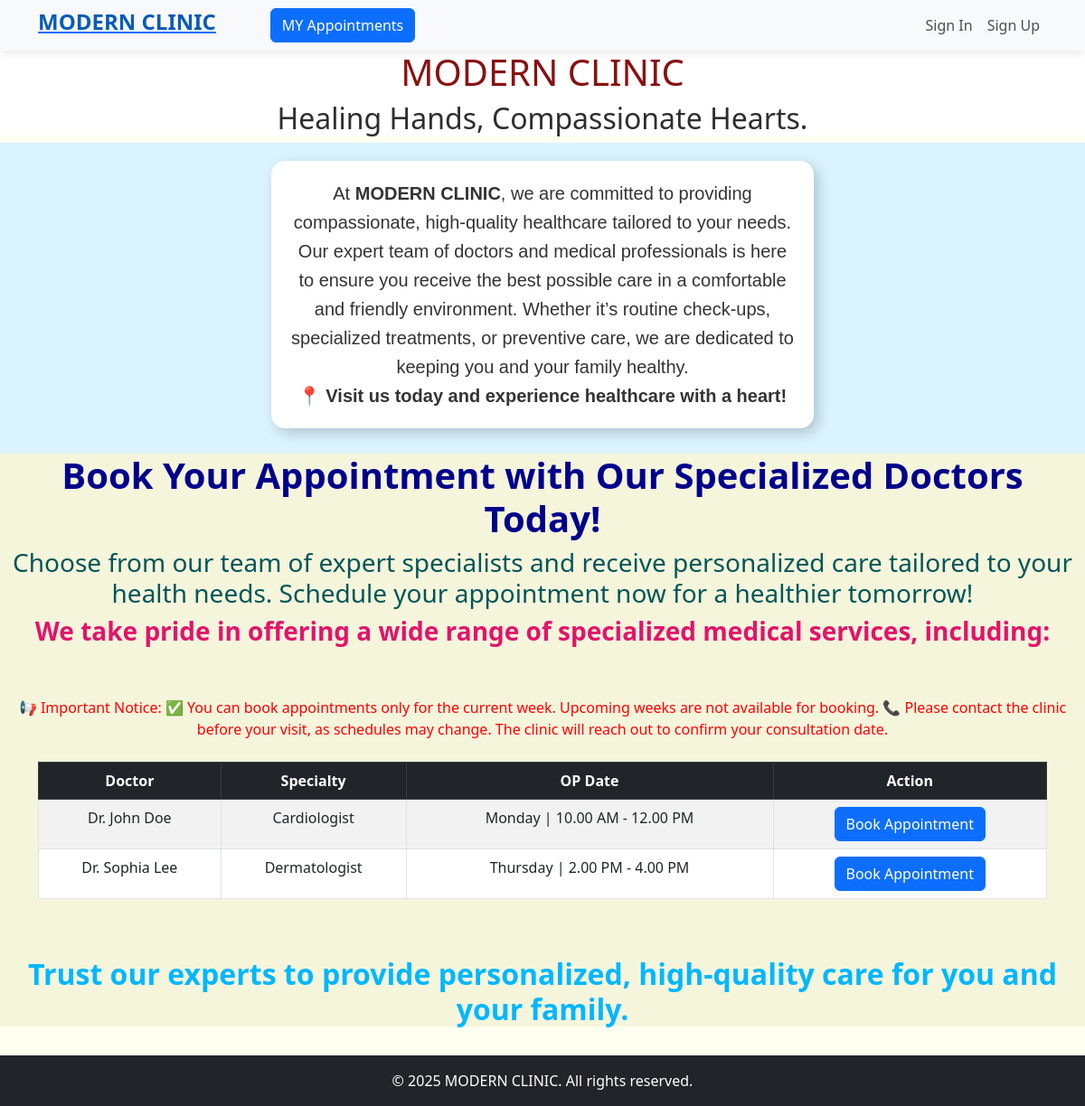
The app's page /, older data.
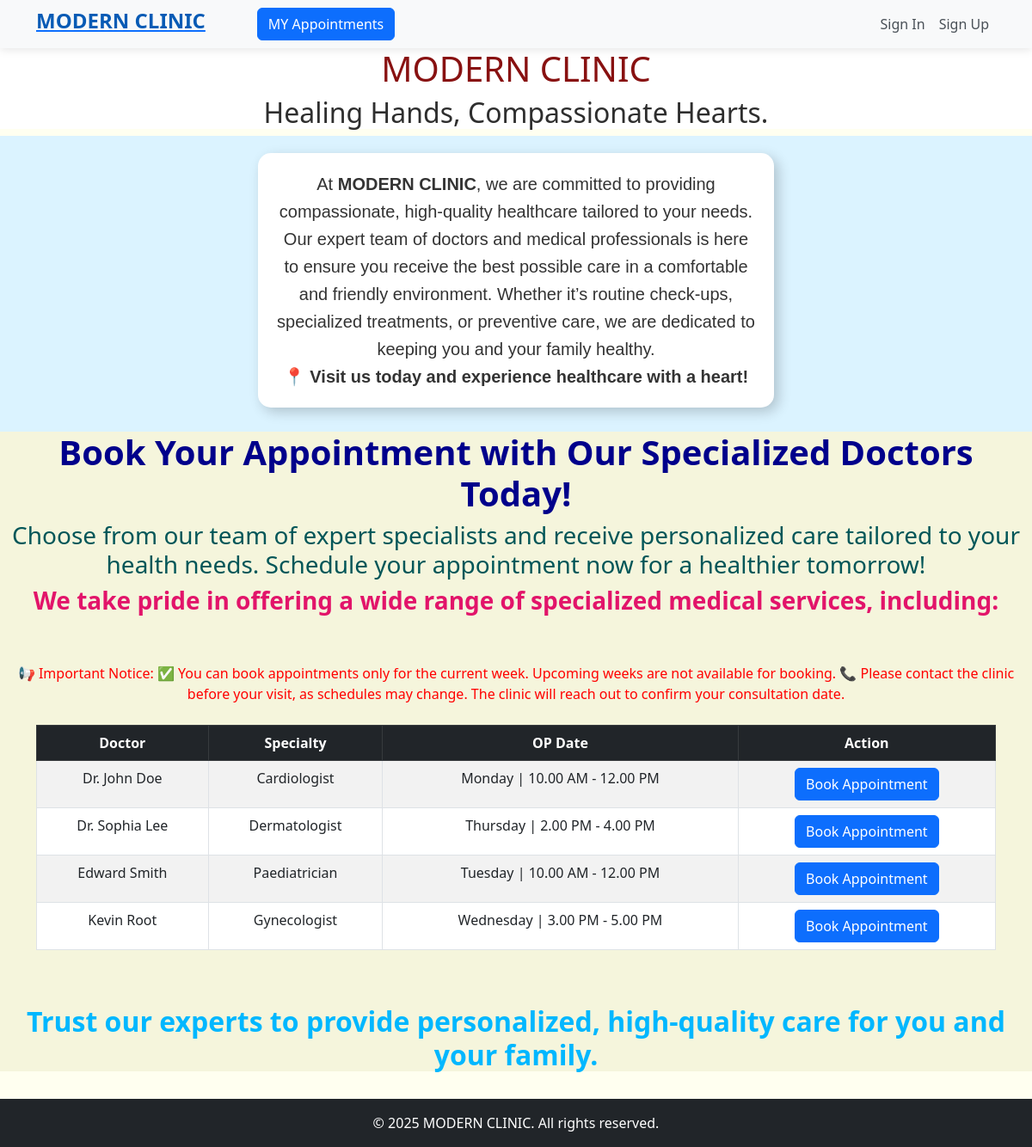
The same page, newer data.
### booking/models.py (models this page shows, shortened)
class TeamofDoctors(models.Model):
    name = models.CharField(max_length=50,null=True,blank=True)
    specialization = models.CharField(max_length=50,null=True,blank=True)
    op_date = models.CharField(max_length=250,null=True,blank=True)

### booking/views.py (the view)
# urls.py: path('',views.home,name="home"),
def home(request):
    data = TeamofDoctors.objects.all
    return render(request,"booking/home.html",{'data':data})

### booking/templates/booking/home.html (shortened to what the changed rows need)
<!DOCTYPE html>
<html lang="en">
<head>
    <link rel="stylesheet" href="https://cdn.jsdelivr.net/npm/bootstrap@5.3.0/dist/css/bootstrap.min.css">
     <link href="https://cdn.jsdelivr.net/npm/bootstrap@5.3.0/dist/css/bootstrap.min.css" rel="stylesheet">
</head>
<body style="background-color: ivory;">
    <div style="text-align: center;background-color: rgb(255, 255, 255);">
        <h1 style="color: rgb(136, 17, 17);">MODERN CLINIC</h1>
        <H2 style="color: rgb(46, 46, 46);font-family:inherit;">Healing Hands, Compassionate Hearts.</H2>
    </div>
    {% block content %}
    <div style="background-color: beige;text-align: center;">
       <h1 style="color: darkblue;"><strong>Book Your Appointment with Our Specialized Doctors Today!</strong></h1>
        <h3 style="color:rgb(226, 20, 106)"><strong>We take pride in offering a wide range of specialized medical services, including:</strong></h3><br><br>
        <div class="container mt-4">
            <table class="table table-bordered table-striped">
                <thead class="table-dark">
                    <tr>
                        <th>Doctor</th>
                        <th>Specialty</th>
                        <th>OP Date</th>
                        <th>Action</th>
                    </tr>
                </thead>
                <tbody>
                    {% for doctor in  data %}
                    <tr>
                        <td>{{doctor.name}}</td>
                        <td>{{doctor.specialization}}</td>
                        <td>{{doctor.op_date}}</td>
                        <td><a href="{% url 'appointment' doctor_id=doctor.id %}"><button class="btn btn-primary">Book Appointment</button></a></td>
                    </tr>
                    {% endfor %}
                </tbody>
            </table>
        </div><br><br>
        <h2 style="color: rgb(0, 183, 255);"><strong>Trust our experts to provide personalized, high-quality care for you and your family.</strong></h2>
    </div><br>
{% endblock %}
</body>
</html>

Row changes from the older to the newer data that the page shows:
added TeamofDoctors: name "Edward Smith", specialization "Paediatrician", op_date "Tuesday | 10.00 AM - 12.00 PM"
added TeamofDoctors: name "Kevin Root", specialization "Gynecologist", op_date "Wednesday | 3.00 PM - 5.00 PM"
